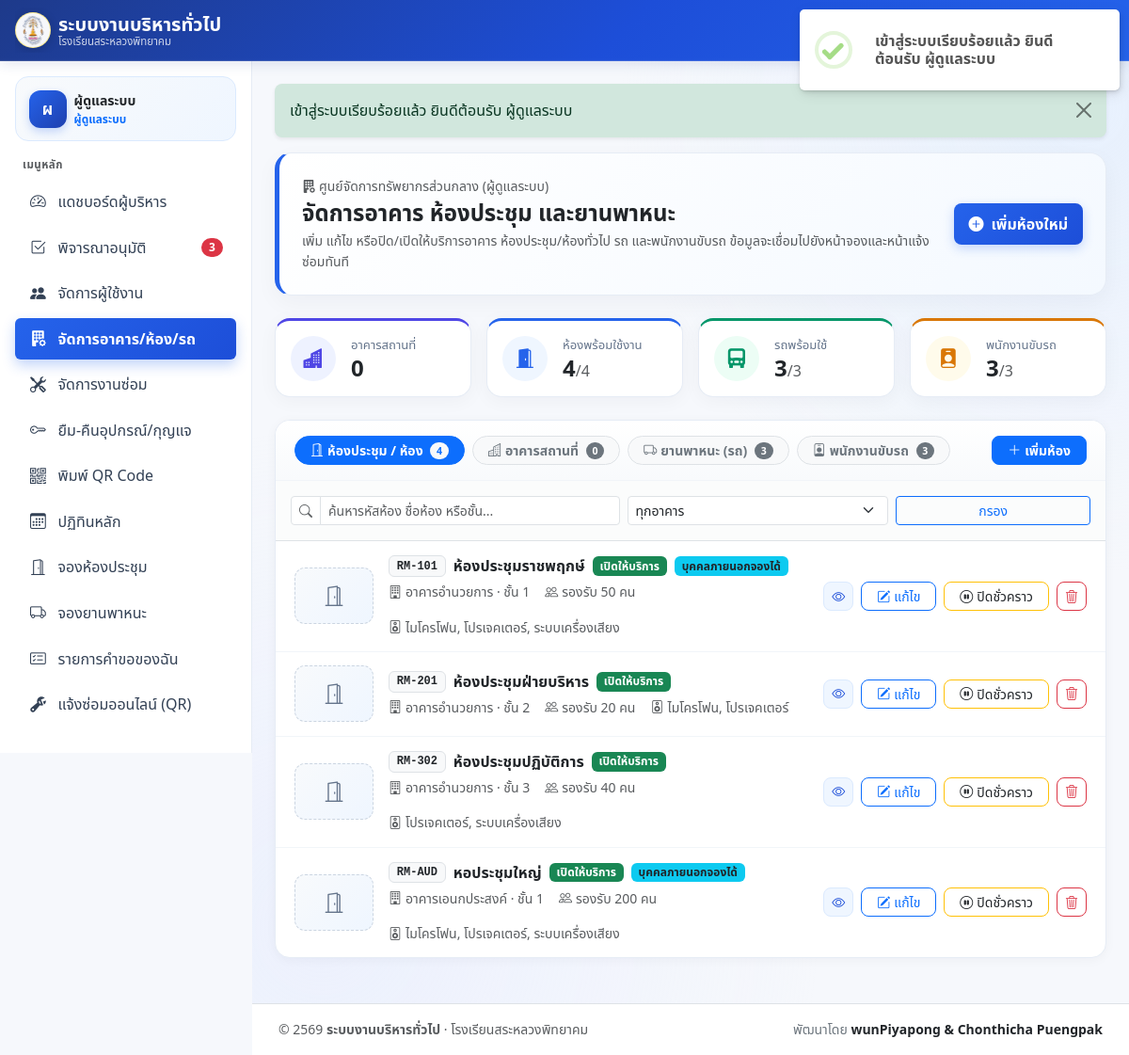
The app's page /resources_manage.php (signed in) with its own data.
### tables this page shows
CREATE TABLE users (
    id INT UNSIGNED AUTO_INCREMENT PRIMARY KEY,
    user_type ENUM('internal', 'external') NOT NULL DEFAULT 'internal',
    role ENUM('user', 'external_user', 'head', 'vice_director', 'director', 'staff', 'admin') NOT NULL DEFAULT 'user',
    username VARCHAR(100) NOT NULL,
    staff_id VARCHAR(50) NULL,
    password_hash VARCHAR(255) NOT NULL,
    full_name VARCHAR(150) NOT NULL,
    position_title VARCHAR(150) NULL,
    department VARCHAR(150) NULL,
    organization VARCHAR(200) NULL,
    phone VARCHAR(30) NULL,
    email VARCHAR(150) NOT NULL,
    line_user_id VARCHAR(100) NULL,
    is_active TINYINT(1) NOT NULL DEFAULT 1,
    created_at DATETIME NOT NULL DEFAULT CURRENT_TIMESTAMP,
    updated_at DATETIME NOT NULL DEFAULT CURRENT_TIMESTAMP ON UPDATE CURRENT_TIMESTAMP,
    UNIQUE KEY uq_users_username (username),
    UNIQUE KEY uq_users_staff_id (staff_id),
    UNIQUE KEY uq_users_email (email),
    KEY idx_users_role_active (role, is_active),
    KEY idx_users_type (user_type)
);

CREATE TABLE rooms (
    id INT UNSIGNED AUTO_INCREMENT PRIMARY KEY,
    room_code VARCHAR(30) NOT NULL,
    name VARCHAR(150) NOT NULL,
    building VARCHAR(150) NULL,
    floor VARCHAR(30) NULL,
    capacity INT UNSIGNED NOT NULL DEFAULT 10,
    allow_external TINYINT(1) NOT NULL DEFAULT 0,
    available_equipment JSON NULL,
    description TEXT NULL,
    image_url VARCHAR(500) NULL,
    is_active TINYINT(1) NOT NULL DEFAULT 1,
    created_at DATETIME NOT NULL DEFAULT CURRENT_TIMESTAMP,
    updated_at DATETIME NOT NULL DEFAULT CURRENT_TIMESTAMP ON UPDATE CURRENT_TIMESTAMP,
    UNIQUE KEY uq_rooms_code (room_code),
    KEY idx_rooms_external_active (allow_external, is_active)
);

### resources_manage.php (the view, shortened to what the rows shown need)
<?php
require_once __DIR__ . '/includes/auth.php';
$user = require_role(ROLE_ADMIN);
$pdo = get_pdo();
$activeNav = 'resources_manage';
$tab = trim((string)($_GET['tab'] ?? 'rooms'));
$allRooms = $pdo->query(
    'SELECT r.*,
            b.image_url AS building_image_url,
            (SELECT COUNT(*) FROM bookings bk WHERE bk.room_id = r.id) AS booking_count
     FROM rooms r
     LEFT JOIN buildings b ON b.name = r.building
     ORDER BY r.is_active DESC, COALESCE(r.building, "") ASC, r.room_code ASC'
)->fetchAll();
$searchRoomQ = trim((string)($_GET['q'] ?? ''));
$filterBuilding = trim((string)($_GET['building'] ?? ''));
$filteredRooms = array_values(array_filter($allRooms, static function (array $r) use ($searchRoomQ, $filterBuilding): bool {
    if ($filterBuilding !== '' && (string)($r['building'] ?? '') !== $filterBuilding) {
        return false;
    }
    if ($searchRoomQ !== '') {
        $haystack = mb_strtolower(
            implode(' ', [$r['room_code'], $r['name'], $r['building'] ?? '', $r['floor'] ?? '']),
            'UTF-8'
        );
        if (!str_contains($haystack, mb_strtolower($searchRoomQ, 'UTF-8'))) {
            return false;
        }
    }
    return true;
}));
require __DIR__ . '/includes/layout_header.php';
?>
<div class="welcome-card p-3 p-md-4 mb-4">
    <div class="d-flex flex-column flex-lg-row align-items-lg-center justify-content-between gap-3">
        <div class="min-w-0">
            <h1 class="h4 fw-bold text-dark mb-1" data-testid="resources-manage-heading">จัดการอาคาร ห้องประชุม และยานพาหนะ</h1>
        </div>
    </div>
</div>
<div class="spotlight-card mb-4">
    <?php if ($tab === 'rooms'): ?>
        <?php if (empty($filteredRooms)): ?>
            <div class="p-5 text-center text-muted">
                <i class="bi bi-door-closed fs-1 d-block mb-2 opacity-50"></i>
                <div class="fw-semibold text-dark mb-1">ยังไม่มีข้อมูลห้องประชุม / ห้องในระบบ</div>
                <div class="small mb-3">เริ่มต้นด้วยการเพิ่มอาคารหรือเพิ่มห้องประชุมเพื่อให้บุคลากรจองและแจ้งซ่อมได้</div>
                <button type="button" class="btn btn-primary btn-sm rounded-3 px-3 fw-semibold" onclick="document.getElementById('btnAddRoom')?.click()">
                    <i class="bi bi-plus-circle me-1"></i>เพิ่มห้องแรกเลย
                </button>
            </div>
        <?php else: ?>
            <?php foreach ($filteredRooms as $rm):
                $isActive = ((int)$rm['is_active'] === 1);
                $allowExt = ((int)$rm['allow_external'] === 1);
                $eqKeys = json_decode((string)($rm['available_equipment'] ?? '[]'), true);
                $eqNames = array_map(static fn ($k): string => ROOM_EQUIPMENT_LABELS[$k] ?? (string)$k, $eqKeys);
                $ownRoomImg = trim((string)($rm['image_url'] ?? ''));
                $effectiveRoomImg = $ownRoomImg !== '' ? $ownRoomImg : trim((string)($rm['building_image_url'] ?? ''));
                $rmDetail = [
                    'title'    => $rm['room_code'] . ' · ' . $rm['name'],
                    'subtitle' => trim(($rm['building'] ?: 'ไม่ระบุอาคาร') . ($rm['floor'] ? ' · ' . $rm['floor'] : '')),
                    'badge'    => $isActive ? 'เปิดให้บริการ' : 'ปิดให้บริการ',
                    'rows'     => [
                        ['label' => 'ความจุสูงสุด',        'value' => (int)$rm['capacity'] . ' คน'],
                        ['label' => 'สิทธิ์บุคคลภายนอก',   'value' => $allowExt ? 'อนุญาตให้บุคคลภายนอกจองได้' : 'เฉพาะบุคลากรภายใน'],
                        ['label' => 'อุปกรณ์ประจำห้อง',     'value' => !empty($eqNames) ? implode(', ', $eqNames) : '-'],
                        ['label' => 'ประวัติการจองในระบบ', 'value' => (int)$rm['booking_count'] . ' รายการ'],
                    ],
                    'noteTitle' => 'รายละเอียดเพิ่มเติม',
                    'note'      => (string)($rm['description'] ?: ''),
                ];
                $rmJson = [
                    'id'                  => (int)$rm['id'],
                    'room_code'           => (string)$rm['room_code'],
                    'name'                => (string)$rm['name'],
                    'building'            => (string)($rm['building'] ?? ''),
                    'floor'               => (string)($rm['floor'] ?? ''),
                    'capacity'            => (int)$rm['capacity'],
                    'allow_external'      => $allowExt,
                    'available_equipment' => $eqKeys,
                    'description'         => (string)($rm['description'] ?? ''),
                    'image_url'           => $ownRoomImg,
                ];
            ?>
                <div class="role-queue-item d-flex flex-column flex-md-row align-items-md-center justify-content-between gap-3" data-testid="room-row-<?= e($rm['room_code']) ?>">
                    <div class="d-flex align-items-center gap-3 min-w-0 flex-grow-1">
                        <?php if ($effectiveRoomImg !== ''): ?>
                            <button type="button"
                                    class="resource-thumb"
                                    data-swal-photo="<?= e($effectiveRoomImg) ?>"
                                    data-swal-title="<?= e($rm['name']) ?>"
                                    title="คลิกเพื่อดูภาพขยาย">
                                <img src="<?= e($effectiveRoomImg) ?>"
                                     alt="<?= e($rm['name']) ?>"
                                     loading="lazy"
                                     onerror="this.classList.add('d-none'); this.nextElementSibling?.classList.remove('d-none');">
                                <span class="d-none text-muted"><i class="bi bi-image fs-5"></i></span>
                            </button>
                        <?php else: ?>
                            <span class="resource-thumb-placeholder" aria-hidden="true"><i class="bi bi-door-open"></i></span>
                        <?php endif; ?>
                        <div class="min-w-0 flex-grow-1">
                            <div class="d-flex flex-wrap align-items-center gap-2 mb-1">
                                <span class="badge text-bg-light border text-dark font-monospace"><?= e($rm['room_code']) ?></span>
                                <span class="fw-bold text-dark"><?= e($rm['name']) ?></span>
                                <span class="badge <?= $isActive ? 'text-bg-success' : 'text-bg-secondary' ?>">
                                    <?= $isActive ? 'เปิดให้บริการ' : 'ปิดให้บริการ' ?>
                                </span>
                                <?php if ($allowExt): ?>
                                    <span class="badge text-bg-info text-dark">บุคคลภายนอกจองได้</span>
                                <?php endif; ?>
                            </div>
                            <div class="small text-muted d-flex flex-wrap gap-3">
                                <span><i class="bi bi-building me-1"></i><?= e($rm['building'] ?: 'ไม่ระบุอาคาร') ?><?= !empty($rm['floor']) ? ' · ' . e($rm['floor']) : '' ?></span>
                                <span><i class="bi bi-people me-1"></i>รองรับ <?= (int)$rm['capacity'] ?> คน</span>
                                <?php if (!empty($eqNames)): ?>
                                    <span><i class="bi bi-speaker me-1"></i><?= e(implode(', ', $eqNames)) ?></span>
                                <?php endif; ?>
                            </div>
                        </div>
                    </div>
                    <div class="d-flex flex-wrap align-items-center gap-2 flex-shrink-0">
                        <button type="button"
                                class="btn btn-sm btn-soft-primary rounded-3 px-2"
                                title="ดูรายละเอียด"
                                data-swal-detail="<?= e((string)json_encode($rmDetail, JSON_UNESCAPED_UNICODE | JSON_UNESCAPED_SLASHES)) ?>">
                            <i class="bi bi-eye"></i>
                        </button>
                        <button type="button"
                                class="btn btn-sm btn-outline-primary rounded-3 px-3 btn-edit-room"
                                data-json="<?= e((string)json_encode($rmJson, JSON_UNESCAPED_UNICODE | JSON_UNESCAPED_SLASHES)) ?>">
                            <i class="bi bi-pencil-square me-1"></i>แก้ไข
                        </button>
                        <form method="post" action="<?= e(app_url('/resources_manage.php')) ?>" class="d-inline">
                            <button type="submit" class="btn btn-sm <?= $isActive ? 'btn-outline-warning text-dark' : 'btn-outline-success' ?> rounded-3 px-3">
                                <i class="bi <?= $isActive ? 'bi-pause-circle' : 'bi-play-circle' ?> me-1"></i><?= $isActive ? 'ปิดชั่วคราว' : 'เปิดใช้งาน' ?>
                            </button>
                        </form>
                        <form method="post"
                              action="<?= e(app_url('/resources_manage.php')) ?>"
                              class="d-inline"
                              data-confirm="ต้องการลบห้อง &quot;<?= e($rm['name']) ?>&quot; ออกจากระบบถาวรหรือไม่?"
                              data-confirm-danger="1">
                            <button type="submit" class="btn btn-sm btn-outline-danger rounded-3 px-2" title="ลบห้อง">
                                <i class="bi bi-trash3"></i>
                            </button>
                        </form>
                    </div>
                </div>
            <?php endforeach; ?>
        <?php endif; ?>
    <?php endif; ?>
</div>
<?php require __DIR__ . '/includes/layout_footer.php'; ?>

### includes/layout_header.php (shortened to what the rows shown need)
<?php
$user = function_exists('current_user') ? current_user() : null;
$currentScript = basename((string)($_SERVER['PHP_SELF'] ?? ''), '.php');
$activeKey = $activeNav ?? $currentScript;
$showSidebar = ($user !== null) && empty($hideSidebar);
$menuItems = ($showSidebar && function_exists('nav_items')) ? nav_items($user) : [];
$roleLabels = defined('ROLE_LABELS') ? ROLE_LABELS : [
    'user'          => 'บุคลากรภายใน',
    'external_user' => 'บุคคลภายนอก',
    'head'          => 'หัวหน้างาน',
    'vice_director' => 'รองผู้อำนวยการ',
    'director'      => 'ผู้อำนวยการ',
    'staff'         => 'เจ้าหน้าที่บริหาร/ช่าง',
    'admin'         => 'ผู้ดูแลระบบ',
];
$roleCode = (string)($user['role'] ?? '');
$roleDisplay = $roleLabels[$roleCode] ?? $roleCode;
$isSidebarScrollable = ($roleCode === 'admin') || (count($menuItems) > 9);
$userDisplayName = (string)($user['full_name'] ?? $user['username'] ?? '');
$userInitial = $userDisplayName !== '' ? mb_substr($userDisplayName, 0, 1, 'UTF-8') : 'U';
?>
<!DOCTYPE html>
<html lang="th">
<head>
    <link rel="stylesheet" href="<?= e(app_url('/assets/vendor/bootstrap/bootstrap.min.css')) ?>">
    <link rel="stylesheet" href="<?= e(app_url('/assets/vendor/bootstrap/bootstrap-icons.min.css')) ?>">
    <link rel="stylesheet" href="<?= e(app_url('/assets/css/app.css')) ?>">
</head>
<body class="d-flex flex-column min-vh-100<?= $showSidebar ? ' has-sidebar' : '' ?><?= !empty($bodyClass) ? ' ' . e($bodyClass) : '' ?>">
<div class="app-shell flex-grow-1<?= $showSidebar ? ' d-lg-flex' : '' ?>">
    <?php if ($showSidebar): ?>
        <aside class="offcanvas-lg offcanvas-start app-sidebar no-print <?= $isSidebarScrollable ? 'is-scrollable' : 'is-locked' ?>"
               tabindex="-1"
               id="appSidebar"
               aria-labelledby="appSidebarLabel"
               data-testid="sidebar-nav">
            <div class="offcanvas-body flex-column p-3">
                <div class="sidebar-user-card d-none d-lg-flex align-items-center gap-2 mb-3">
                    <span class="sidebar-user-avatar"><?= e($userInitial) ?></span>
                    <div class="min-w-0">
                        <div class="fw-bold text-dark text-truncate small"><?= e($userDisplayName) ?></div>
                        <div class="text-primary fw-semibold" style="font-size: 0.74rem;"><?= e($roleDisplay) ?></div>
                    </div>
                </div>
                <div class="text-uppercase text-muted fw-semibold px-2 mb-2 d-none d-lg-block" style="font-size: 0.72rem; letter-spacing: 0.04em;">เมนูหลัก</div>
                <nav class="nav nav-pills flex-column gap-1 w-100" aria-label="เมนูหลัก">
                    <?php foreach ($menuItems as $item):
                        $href = (string)($item['href'] ?? '#');
                        $itemKey = (string)($item['key'] ?? basename($href, '.php'));
                        $isActive = ($activeKey === $itemKey) || ($currentScript === basename($href, '.php'));
                        $testId = (string)($item['testid'] ?? ('nav-' . str_replace('_', '-', $itemKey)));
                    ?>
                        <a href="<?= e($href) ?>"
                           class="nav-link app-nav-link<?= $isActive ? ' active' : '' ?>"
                           <?= $isActive ? 'aria-current="page"' : '' ?>
                           data-testid="<?= e($testId) ?>">
                            <?php if (!empty($item['icon'])): ?>
                                <i class="bi <?= e((string)$item['icon']) ?>"></i>
                            <?php endif; ?>
                            <span class="flex-grow-1"><?= e((string)($item['label'] ?? $itemKey)) ?></span>
                            <?php if (!empty($item['badge'])): ?>
                                <span class="badge rounded-pill <?= $isActive ? 'text-bg-light text-primary' : 'text-bg-danger' ?>">
                                    <?= e((string)$item['badge']) ?>
                                </span>
                            <?php endif; ?>
                        </a>
                    <?php endforeach; ?>
                </nav>
            </div>
        </aside>
    <?php endif; ?>
    <main class="flex-grow-1 min-w-0 p-3 p-md-4 app-main" data-testid="main-content">

### records on screen
users: full_name "ผ", full_name "ผู้ดูแลระบบ", role "ผู้ดูแลระบบ"
rooms: room_code "RM-101", name "ห้องประชุมราชพฤกษ์", is_active "เปิดให้บริการ", allow_external "บุคคลภายนอกจองได้", building "อาคารอำนวยการ", floor "ชั้น 1", capacity "50", available_equipment "ไมโครโฟน, โปรเจคเตอร์, ระบบเครื่องเสียง"
rooms: room_code "RM-201", name "ห้องประชุมฝ่ายบริหาร", is_active "เปิดให้บริการ", building "อาคารอำนวยการ", floor "ชั้น 2", capacity "20", available_equipment "ไมโครโฟน, โปรเจคเตอร์"
rooms: room_code "RM-302", name "ห้องประชุมปฏิบัติการ", is_active "เปิดให้บริการ", building "อาคารอำนวยการ", floor "ชั้น 3", capacity "40", available_equipment "โปรเจคเตอร์, ระบบเครื่องเสียง"
rooms: room_code "RM-AUD", name "หอประชุมใหญ่", is_active "เปิดให้บริการ", allow_external "บุคคลภายนอกจองได้", building "อาคารเอนกประสงค์", floor "ชั้น 1", capacity "200", available_equipment "ไมโครโฟน, โปรเจคเตอร์, ระบบเครื่องเสียง"

### other values on screen
$appName "ระบบงานบริหารทั่วไป"
$appOrgName "โรงเรียนสระหลวงพิทยาคม"
$item['label'] "แดชบอร์ดผู้บริหาร"
$item['label'] "พิจารณาอนุมัติ"
$item['badge'] "3"
$item['label'] "จัดการผู้ใช้งาน"
$item['label'] "จัดการอาคาร/ห้อง/รถ"
$item['label'] "จัดการงานซ่อม"
$item['label'] "ยืม-คืนอุปกรณ์/กุญแจ"
$item['label'] "พิมพ์ QR Code"
$item['label'] "ปฏิทินหลัก"
$item['label'] "จองห้องประชุม"
$item['label'] "จองยานพาหนะ"
$item['label'] "รายการคำขอของฉัน"
$item['label'] "แจ้งซ่อมออนไลน์ (QR)"
